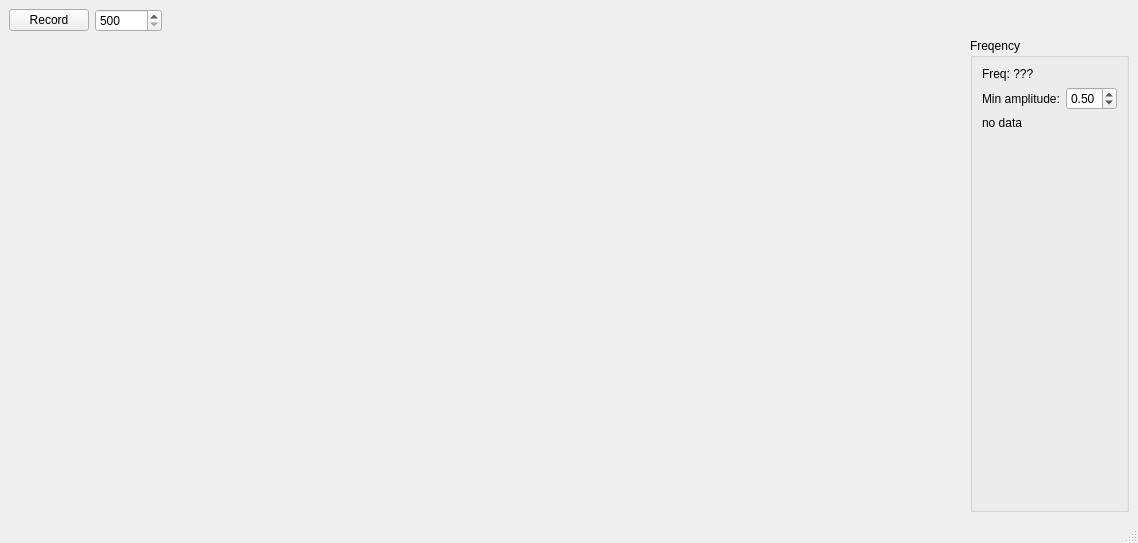
<?xml version="1.0" encoding="UTF-8"?>
<ui version="4.0">
 <class>Decomposer::MainWindow</class>
 <widget class="QMainWindow" name="Decomposer::MainWindow">
  <property name="geometry">
   <rect>
    <x>0</x>
    <y>0</y>
    <width>1138</width>
    <height>543</height>
   </rect>
  </property>
  <property name="windowTitle">
   <string>Decomposer</string>
  </property>
  <widget class="QWidget" name="centralwidget">
   <layout class="QVBoxLayout" name="verticalLayout">
    <item>
     <layout class="QHBoxLayout" name="horizontalLayout">
      <item>
       <widget class="QPushButton" name="recordButton">
        <property name="text">
         <string>Record</string>
        </property>
       </widget>
      </item>
      <item>
       <widget class="QSpinBox" name="samplesSpinBox">
        <property name="minimum">
         <number>500</number>
        </property>
        <property name="maximum">
         <number>440000</number>
        </property>
        <property name="singleStep">
         <number>500</number>
        </property>
       </widget>
      </item>
      <item>
       <spacer name="horizontalSpacer">
        <property name="orientation">
         <enum>Qt::Horizontal</enum>
        </property>
        <property name="sizeHint" stdset="0">
         <size>
          <width>40</width>
          <height>20</height>
         </size>
        </property>
       </spacer>
      </item>
     </layout>
    </item>
    <item>
     <layout class="QHBoxLayout" name="horizontalLayout_2">
      <item>
       <widget class="Decomposer::WaveformDisplay" name="waveform" native="true">
        <property name="sizePolicy">
         <sizepolicy hsizetype="Expanding" vsizetype="Expanding">
          <horstretch>4</horstretch>
          <verstretch>0</verstretch>
         </sizepolicy>
        </property>
        <property name="minimumSize">
         <size>
          <width>100</width>
          <height>100</height>
         </size>
        </property>
       </widget>
      </item>
      <item>
       <widget class="QGroupBox" name="groupBox">
        <property name="title">
         <string>Freqency</string>
        </property>
        <property name="flat">
         <bool>false</bool>
        </property>
        <layout class="QFormLayout" name="formLayout">
         <item row="0" column="0">
          <widget class="QLabel" name="freqLabel">
           <property name="text">
            <string>Freq: ???</string>
           </property>
          </widget>
         </item>
         <item row="1" column="0">
          <widget class="QLabel" name="label">
           <property name="text">
            <string>Min amplitude:</string>
           </property>
           <property name="buddy">
            <cstring>minAmplitudeSpin</cstring>
           </property>
          </widget>
         </item>
         <item row="1" column="1">
          <widget class="QDoubleSpinBox" name="minAmplitudeSpin">
           <property name="minimum">
            <double>0.100000000000000</double>
           </property>
           <property name="maximum">
            <double>1.000000000000000</double>
           </property>
           <property name="singleStep">
            <double>0.100000000000000</double>
           </property>
           <property name="value">
            <double>0.500000000000000</double>
           </property>
          </widget>
         </item>
         <item row="2" column="0">
          <widget class="QLabel" name="labelFreqLost">
           <property name="text">
            <string>no data</string>
           </property>
          </widget>
         </item>
        </layout>
       </widget>
      </item>
     </layout>
    </item>
   </layout>
  </widget>
  <widget class="QMenuBar" name="menubar">
   <property name="geometry">
    <rect>
     <x>0</x>
     <y>0</y>
     <width>1138</width>
     <height>27</height>
    </rect>
   </property>
  </widget>
  <widget class="QStatusBar" name="statusbar"/>
 </widget>
 <customwidgets>
  <customwidget>
   <class>Decomposer::WaveformDisplay</class>
   <extends>QWidget</extends>
   <header>widgets/waveform_display.hh</header>
   <container>1</container>
   <slots>
    <slot>setSamples(int)</slot>
   </slots>
  </customwidget>
 </customwidgets>
 <resources/>
 <connections>
  <connection>
   <sender>samplesSpinBox</sender>
   <signal>valueChanged(int)</signal>
   <receiver>waveform</receiver>
   <slot>setSamples(int)</slot>
   <hints>
    <hint type="sourcelabel">
     <x>125</x>
     <y>45</y>
    </hint>
    <hint type="destinationlabel">
     <x>178</x>
     <y>122</y>
    </hint>
   </hints>
  </connection>
 </connections>
</ui>
